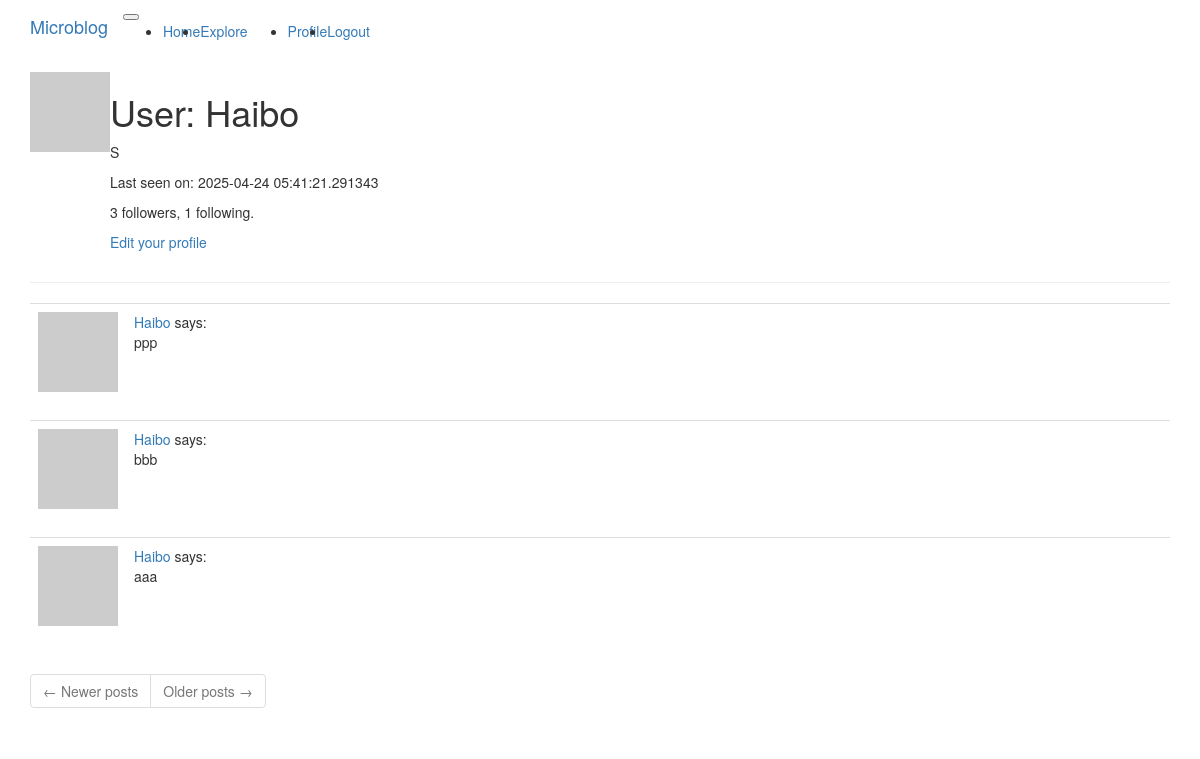
Page /user/Haibo (signed in) on the earlier database version.
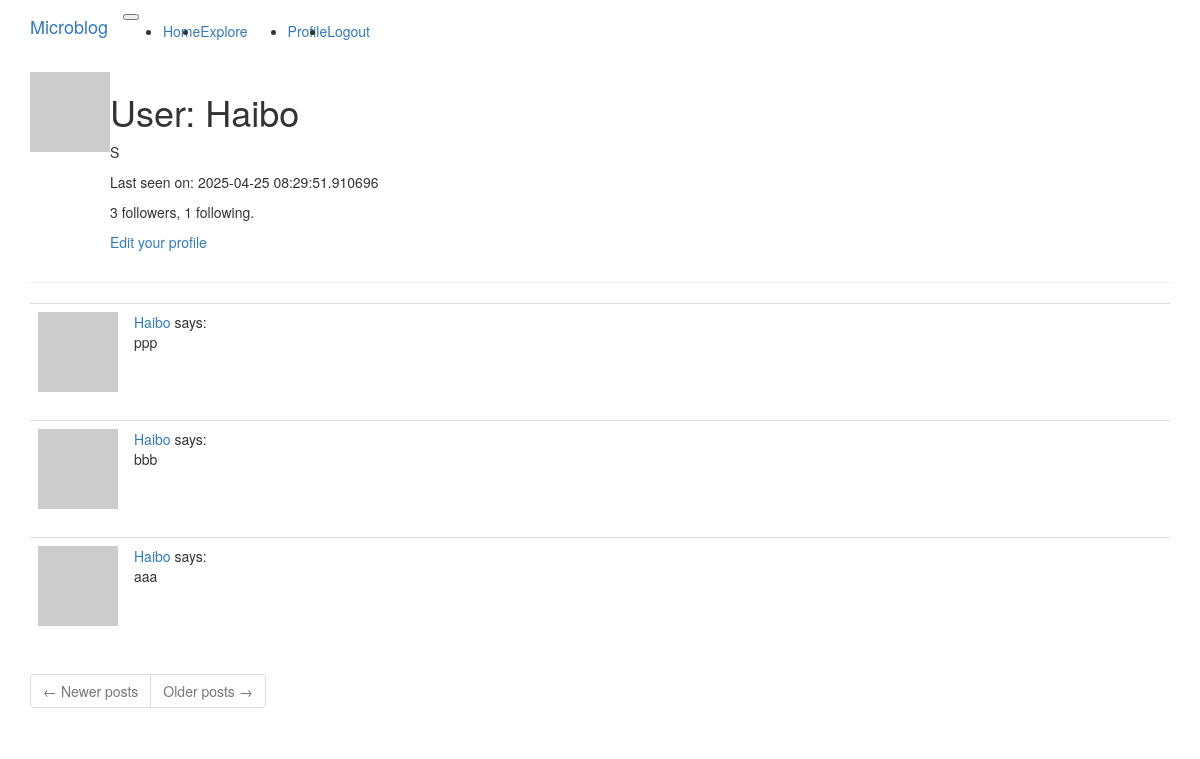
Same page on the later database version.
### app/models.py (models this page shows, shortened)
class User(UserMixin, db.Model):
    id = db.Column(db.Integer, primary_key=True)
    username = db.Column(db.String(64), index=True, unique=True)
    email = db.Column(db.String(120), index=True, unique=True)
    password_hash = db.Column(db.String(128))
    posts = db.relationship('Post', backref='author', lazy='dynamic')
    about_me = db.Column(db.String(140))
    last_seen = db.Column(db.DateTime, default=datetime.utcnow)
    def avatar(self, size):
        digest = md5(self.email.lower().encode('utf-8')).hexdigest()
        return f'https://www.gravatar.com/avatar/{digest}?d=identicon&s={size}'
    followed = db.relationship(
        'User', secondary=followers,
        primaryjoin=(followers.c.follower_id == id),
        secondaryjoin=(followers.c.followed_id == id),
        backref=db.backref('followers', lazy='dynamic'), lazy='dynamic')

class Post(db.Model):
    id = db.Column(db.Integer, primary_key=True)
    body = db.Column(db.String(140))
    timestamp = db.Column(db.DateTime, index=True, default=datetime.utcnow)
    user_id = db.Column(db.Integer, db.ForeignKey('user.id'))

### app/routes.py (the view)
@app.route('/user/<username>')
@login_required
def user(username):
    user = User.query.filter_by(username=username).first_or_404()
    page = request.args.get('page', 1, type=int)
    posts = user.posts.order_by(Post.timestamp.desc()).paginate(
        page=page, per_page=app.config['POSTS_PER_PAGE'], error_out=False)
    next_url = url_for('user', username=user.username, page=posts.next_num) \
        if posts.has_next else None
    prev_url = url_for('user', username=user.username, page=posts.prev_num) \
        if posts.has_prev else None
    return render_template('user.html', user=user, posts=posts.items,
                           next_url=next_url, prev_url=prev_url)

### app/models.py (called while the page is built)
@login.user_loader
def load_user(id):
    return User.query.get(int(id))

### app/routes.py (called while the page is built)
@app.before_request
def before_request():
    if current_user.is_authenticated:
        current_user.last_seen = datetime.utcnow()
        db.session.commit()

### app/templates/user.html
{% extends "base.html" %}
{% block app_content %}
    <table>
        <tr valign="top">
            <td><img src="{{ user.avatar(128) }}"></td>
            <td>
                <h1>User: {{ user.username }}</h1>
                {% if user.about_me %}<p>{{ user.about_me }}</p>{% endif %}
                {% if user.last_seen %}<p>Last seen on: {{ user.last_seen }}</p>{% endif %}
                <p>{{ user.followers.count() }} followers, {{ user.followed.count() }} following.</p>
                {% if user == current_user %}
                <p><a href="{{ url_for('edit_profile') }}">Edit your profile</a></p>
                {% elif not current_user.is_following(user) %}
                <p><a href="{{ url_for('follow', username=user.username) }}">Follow</a></p>
                {% else %}
                <p><a href="{{ url_for('unfollow', username=user.username) }}">Unfollow</a></p>
                {% endif %}
            </td>
        </tr>
    </table>
    <hr>
    {% for post in posts %}
        {% include '_post.html' %}
    {% endfor %}
    <nav aria-label="Post navigation">
        <ul class="pagination">
            <li class="page-item{% if not prev_url %} disabled{% endif %}">
                <a class="page-link" href="{{ prev_url }}">
                    <span aria-hidden="true">&larr;</span> Newer posts
                </a>
            </li>
            <li class="page-item{% if not next_url %} disabled{% endif %}">
                <a class="page-link" href="{{ next_url }}">
                    Older posts <span aria-hidden="true">&rarr;</span>
                </a>
            </li>
        </ul>
    </nav>
{% endblock %}

### app/templates/base.html (shortened to what this page needs)
{% extends 'bootstrap/base.html' %}
{% block navbar %}
    <nav class="navbar navbar-expand-lg bg-body-tertiary">
      <div class="container">
        <a class="navbar-brand" href="{{ url_for('index') }}">Microblog</a>
        <button class="navbar-toggler" type="button" data-bs-toggle="collapse" data-bs-target="#navbarSupportedContent" aria-controls="navbarSupportedContent" aria-expanded="false" aria-label="Toggle navigation">
        </button>
        <div class="collapse navbar-collapse" id="navbarSupportedContent">
          <ul class="navbar-nav me-auto mb-2 mb-lg-0">
            <li class="nav-item">
              <a class="nav-link" aria-current="page" href="{{ url_for('index') }}">Home</a>
            </li>
            <li class="nav-item">
              <a class="nav-link" aria-current="page" href="{{ url_for('explore') }}">Explore</a>
            </li>
          </ul>
          <ul class="navbar-nav mb-2 mb-lg-0">
            {% if current_user.is_anonymous %}
            <li class="nav-item">
              <a class="nav-link" aria-current="page" href="{{ url_for('login') }}">Login</a>
            </li>
            {% else %}
            <li class="nav-item">
              <a class="nav-link" aria-current="page" href="{{ url_for('user', username=current_user.username) }}">Profile</a>
            </li>
            <li class="nav-item">
              <a class="nav-link" aria-current="page" href="{{ url_for('logout') }}">Logout</a>
            </li>
            {% endif %}
          </ul>
        </div>
      </div>
    </nav>
{% endblock %}
{% block content %}
    <div class="container">
        {% block app_content %}{% endblock %}
    </div>
{% endblock %}

### app/templates/_post.html
    <table class="table table-hover">
        <tr>
            <td width="70px">
                <a href="{{ url_for('user', username=post.author.username) }}">
                    <img src="{{ post.author.avatar(70) }}" />
                </a>
            </td>
            <td>
                <a href="{{ url_for('user', username=post.author.username) }}">
                    {{ post.author.username }}
                </a>
                says:
                <br>
                {{ post.body }}
            </td>
        </tr>
    </table>

Differences in the rows shown:
changed User "Haibo": last_seen "2025-04-24 05:41:21.291343" → "2025-04-25 08:29:51.910696"
